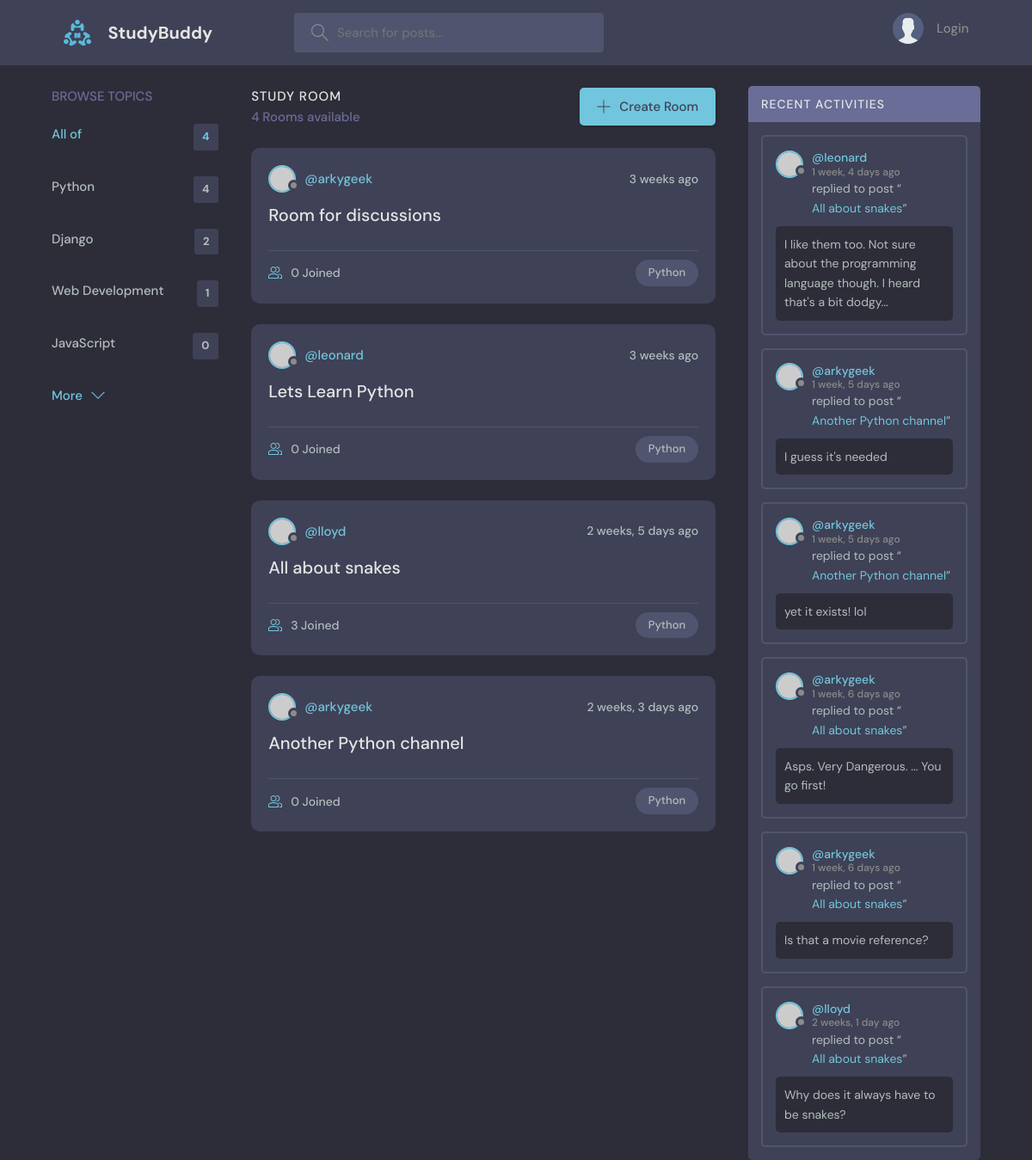
Page /?q=Python on the earlier database version.
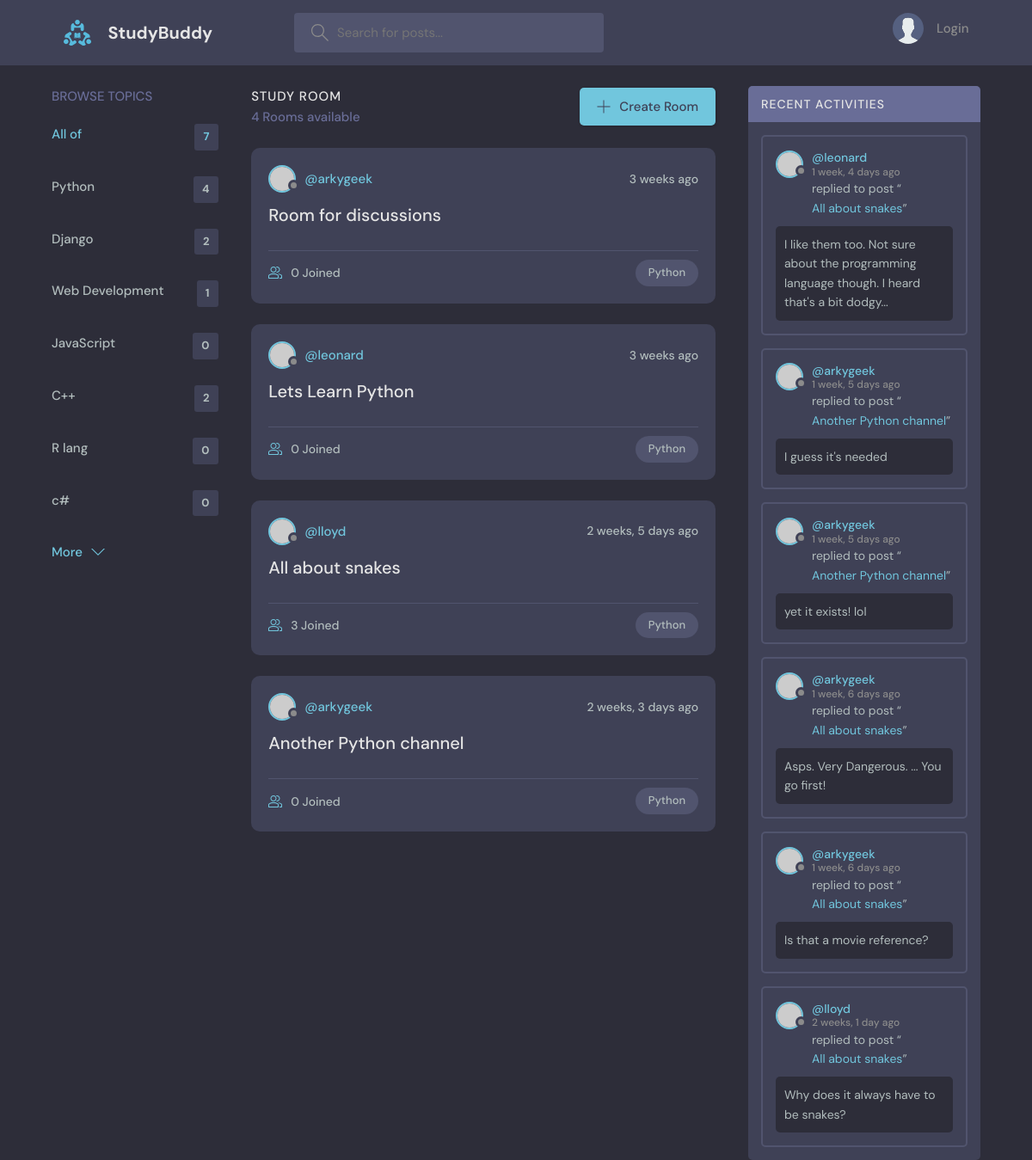
Same page on the later database version.
### base/models.py (models this page shows, shortened)
class Topic(models.Model):
      name = models.CharField(max_length=200)

class Room(models.Model):
    host = models.ForeignKey(
        User,
        on_delete=models.SET_NULL,
        null=True)
    topic = models.ForeignKey(
        Topic,
        on_delete=models.SET_NULL,
        null=True)
    name = models.CharField(max_length=200)
    description = models.TextField(null=True, blank=True)
    participants = models.ManyToManyField(
        User,
        related_name='participants',
        blank=True)
    updated = models.DateTimeField(auto_now=True)
    created = models.DateTimeField(auto_now_add=True)
    class Meta:
        ordering = ['-updated', '-created']
    def __str__(self):
        return self.name

class Message(models.Model):
    user = models.ForeignKey(User, on_delete=models.CASCADE)
    room = models.ForeignKey(Room, on_delete=models.CASCADE)
    body = models.TextField()
    updated = models.DateTimeField(auto_now=True)
    created = models.DateTimeField(auto_now_add=True)
    class Meta:
        ordering = ['-updated', '-created']

### base/views.py (the view)
# urls.py: path('', views.home, name="home"),
def home(request):
    q = request.GET.get('q') if request.GET.get('q') != None else ''
    rooms = Room.objects.filter(
      Q(topic__name__icontains=q) |
      Q(name__icontains=q) |
      Q(description__icontains=q)
    )
    topics = Topic.objects.all()
    room_count = rooms.count()
    room_messages = Message.objects.filter(Q(room__topic__name__icontains=q))
    context = { # this is the dictionary we pass to the function
      'rooms': rooms,
      'topics': topics,
      'room_count': room_count,
      'room_messages': room_messages
    }
    return render(request, 'base/home.html', context)

### base/templates/base/home.html (shortened to what this page needs)
{% extends 'main.html' %}
{% block content %}
<main class="layout layout--3">
  <div class="container">
    {% include 'base/topics_component.html' %}
    <div class="roomList">
      <div class="roomList__header">
        <div>
          <h2>Study Room</h2>
          <p>{{room_count}} Rooms available</p>
        </div>
        <a class="btn btn--main" href="{% url 'create-room' %}">
          <svg version="1.1" xmlns="http://www.w3.org/2000/svg" width="32" height="32" viewBox="0 0 32 32">
            <title>add</title>
            <path
              d="M16.943 0.943h-1.885v14.115h-14.115v1.885h14.115v14.115h1.885v-14.115h14.115v-1.885h-14.115v-14.115z"
            ></path>
          </svg>
          Create Room
        </a>
      </div>
      {% include 'base/feed_component.html' %}
    </div>
    {% include 'base/activity_component.html' %}
  </div>
</main>
{% endblock content %}

### base/templates/base/topics_component.html
<div class="topics">
    <div class="topics__header">
        <h2>Browse Topics</h2>
    </div>
    <ul class="topics__list">
        <li>
            <a href="{% url 'home' %}" class="active">
                All of
                <span>
                    {{topics.count}}
                </span>
            </a>
        </li>
        {% for topic in topics %}
            <li>
                <a href="{% url 'home' %}?q={{topic.name}}">
                    {{topic.name}}
                    <span>
                        {{topic.room_set.all.count}}
                    </span>
                </a>
            </li>
        {% endfor %}
    </ul>
    <button class="btn btn--link" href="/">
        More
        <svg  {{comment}} chevron-down {{endcomment}}
             version="1.1"
             xmlns="http://www.w3.org/2000/svg"
             width="32"
             height="32"
             viewBox="0 0 32 32">
            <title>
                chevron-down
            </title>
            <path d="M16 21l-13-13h-3l16 16 16-16h-3l-13 13z"></path>
        </svg>
    </button>
</div>

### base/templates/base/feed_component.html (shortened to what this page needs)
{% for room in rooms %}
  <div class="roomListRoom">
    <div class="roomListRoom__header">
      <a href="{% url 'user-profile' room.host.id %}" class="roomListRoom__author">
        <div class="avatar avatar--small">
          <img src="https://randomuser.me/api/portraits/women/11.jpg" />
        </div>
        <span>@{{room.host.username}}</span>
      </a>
      <div class="roomListRoom__actions">
        <span>{{room.created|timesince}} ago</span>
      </div>
    </div>
    <div class="roomListRoom__content">
      <a href="{% url 'room' room.id %}">{{room.name}}</a>
    </div>
    <div class="roomListRoom__meta">
      <a href="{% url 'room' room.id %}" class="roomListRoom__joined">
        {{room.participants.all.count}} Joined
      </a>
      <p class="roomListRoom__topic">
        {{room.topic.name}}
      </p>
    </div>
  </div>
{% endfor %}

### base/templates/base/activity_component.html (shortened to what this page needs)
<div class="activities">
    <div class="activities__header">
        <h2>Recent Activities</h2>
    </div>
    {% for message in room_messages %}
        <div class="activities__box">
            <div class="activities__boxHeader roomListRoom__header">
                <a href="{% url 'user-profile' message.user.id %}"
                   class="roomListRoom__author" >
                    <div class="avatar avatar--small">
                        <img src="https://randomuser.me/api/portraits/women/11.jpg" />
                    </div>
                    <p>
                        @{{message.user}}
                        <span>
                            {{message.created|timesince}} ago
                        </span>
                    </p>
                </a>
            </div>
            <div class="activities__boxContent">
                <p>replied to post “<a href="{% url 'room' message.room.id %}">{{message.room}}</a>”</p>
                <div class="activities__boxRoomContent">
                    {{message.body}}
                </div>
            </div>
        </div>
    {% endfor %}
</div>

Differences in the rows shown:
added Topic: name "C++", room_set.all.count "2"
added Topic: name "R lang", room_set.all.count "0"
added Topic: name "c#", room_set.all.count "0"
Other differences:
{{ topics.count }}: "4" → "7"
